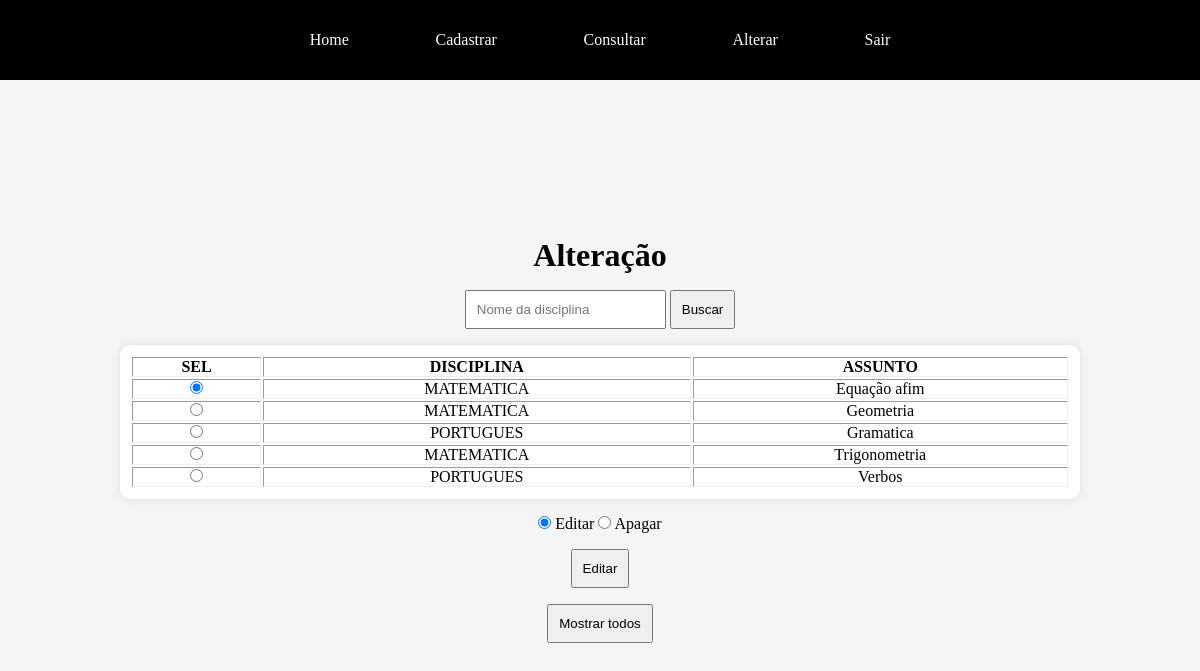
Before: /site/acess/prof/alteracao/assunto/busca.php with the older database file.
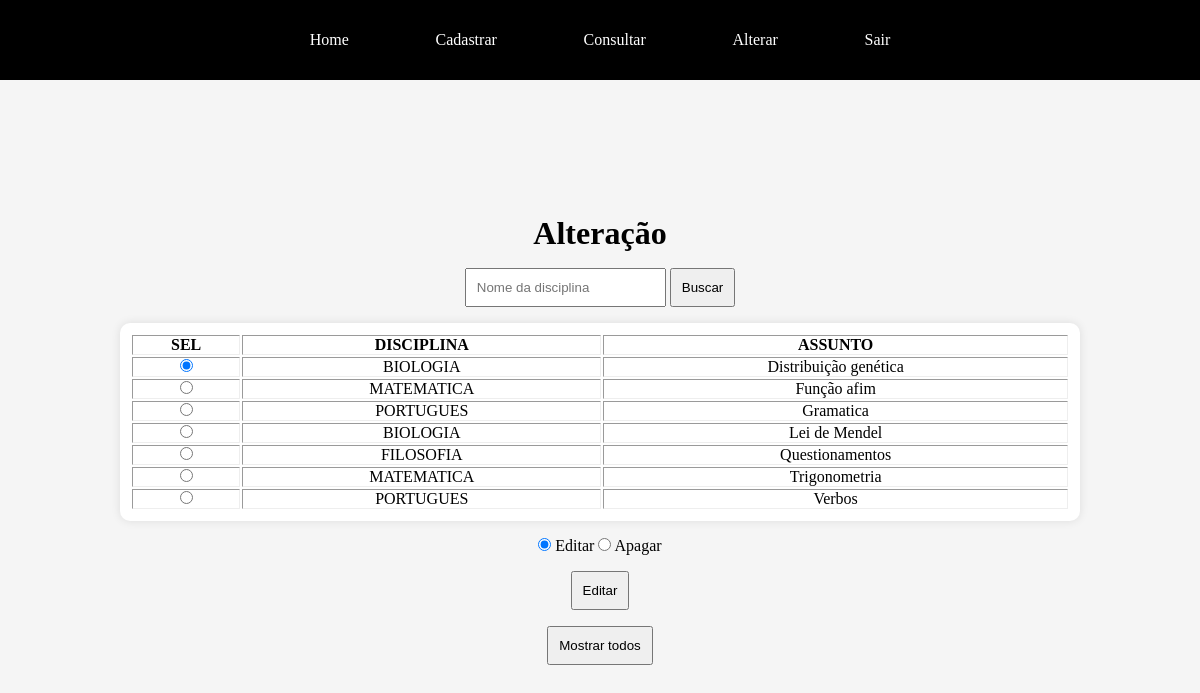
After: the same page with the newer database file.
### tables this page shows
CREATE TABLE `assunto` (
  `disciplina` varchar(60) NOT NULL,
  `nome` varchar(60) NOT NULL
);

### site/acess/prof/alteracao/assunto/busca.php (the view, shortened to what this page needs)
<!DOCTYPE html>
<html lang="pt-BR">
<head>
  <link rel="stylesheet" href="../../../../css/acess/consulta.css">
  <?php
    require "../../../../conexao.php";
    $nome = $_POST['nome'];
    $sql = "SELECT * FROM assunto WHERE disciplina LIKE '$nome%'";
    $result = mysqli_query($conn, $sql);
    $rows = mysqli_num_rows($result);
  ?>
</head>
<body>
  <header>
    <nav class="menu">
      <a href="../../home.php" class="menu-item"><span>Home</span></a>
      <a href="../../cadastrar.php" class="menu-item"><span>Cadastrar</span></a>
      <a href="../../consultar.php" class="menu-item"><span>Consultar</span></a>
      <a href="../../alterar.php" class="menu-item"><span>Alterar</span></a>
      <a href="../../../../index.php" class="menu-item"><span>Sair</span></a>
    </nav>
  </header>
  <main>
    <h1>Alteração</h1>
    <form action="busca.php" method="post">
      <input type="text" name="nome" placeholder="Nome da disciplina" required>
      <button type="submit">Buscar</button>
    </form>
    <form action="validacao.php" method="post" class="form">
      <table border="1px" class='lista'>
        <thead>
          <th>SEL</th>
          <th>DISCIPLINA</th>
          <th>ASSUNTO</th>
        </thead>
        <tbody>
          <?php
            if ($rows > 0) {
              $c = 0;
              while ($row = mysqli_fetch_assoc($result)) {
                if ($c == 0) {
                  echo "<tr>
                    <td><input type='radio' value='{$row['nome']}' name='disc' checked></td>
                    <td>{$row['disciplina']}</td>
                    <td>{$row['nome']}</td>
                  </tr>";
                  $c = 1;
                } else {
                  echo "<tr>
                    <td><input type='radio' value='{$row['nome']}' name='disc'></td>
                    <td>{$row['disciplina']}</td>
                    <td>{$row['nome']}</td>
                  </tr>";
                }
              }
            } else {
              echo "<script>alert('Disciplina não encontrada!'); location.href = 'alterar.php'</script>";
            }
          ?>
        </tbody>
      </table>
      <div class="radios">
          <input type="radio" name="alt" value='editar' checked onclick="mudar()">
          <span>Editar</span>
          <input type="radio" name="alt" value='apagar' onclick='mudar()'>
          <span>Apagar</span>
      </div>
      <button type='submit' id='btn'>Editar</button>
    </form>
    <button onclick="voltar()">Mostrar todos</button>
  </main>
</body>
</html>

Changed rows visible on the page:
removed assunto: disciplina "MATEMATICA", nome "Equação afim"
removed assunto: disciplina "MATEMATICA", nome "Geometria"
added assunto: disciplina "BIOLOGIA", nome "Distribuição genética"
added assunto: disciplina "MATEMATICA", nome "Função afim"
added assunto: disciplina "BIOLOGIA", nome "Lei de Mendel"
added assunto: disciplina "FILOSOFIA", nome "Questionamentos"
